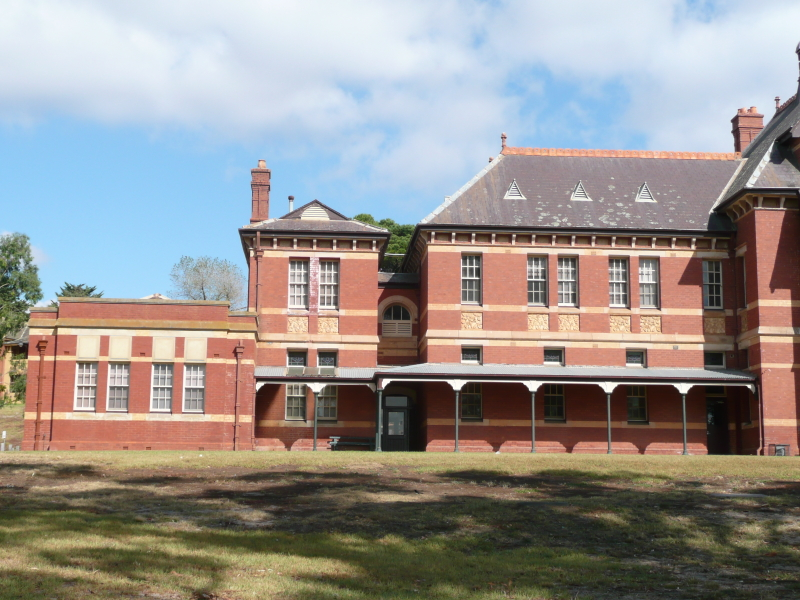
#> input picture advanced_vision_algorithms/corner_detection/data/budynek1.jpg, 800 x 600 px
$ python harris.py   (older library calls are emulated)
#> lines starting #> are read from the running program, lines starting #| are printed output that depends on the picture
import cv2
import numpy as np
import matplotlib.pyplot as plt


def localMaxima(I, min_value):
    result = []
    global_max = np.max(I)
    min_value = min_value * global_max
    for i in range(1, I.shape[0]):
        for j in range(1, I.shape[1]):
            neighbors = I[i-1:i+2, j-1:j+2]
            if (np.max(neighbors) == I[i, j]):
                if(I[i][j] > min_value):
                    result.append((j, i))
    return result


def H(I, size_sobel, size_gauss, sigma_gauss):
    sobel_x = cv2.Sobel(I, cv2.CV_32F, 1, 0, ksize=size_sobel)
    sobel_y = cv2.Sobel(I, cv2.CV_32F, 0, 1, ksize=size_sobel)

    I_xx = sobel_x * sobel_x
    I_yy = sobel_y * sobel_y
    I_xy = sobel_x * sobel_y

    size_gauss_tuple = (size_gauss, size_gauss)
    I_xx = cv2.GaussianBlur(I_xx, size_gauss_tuple, sigma_gauss)
    I_yy = cv2.GaussianBlur(I_yy, size_gauss_tuple, sigma_gauss)
    I_xy = cv2.GaussianBlur(I_xy, size_gauss_tuple, sigma_gauss)

    det_M = I_xx * I_yy - I_xy * I_xy
    tr_M = I_xx + I_yy

    k = 0.05
    H = det_M - k * tr_M * tr_M
    max_loc = localMaxima(H, 0.001)

    return H

b1 = cv2.imread('data/budynek1.jpg')
#> b1 is the input picture: shape (600, 800, 3); mean B, G, R 142.7, 146.1, 151
b1 = cv2.cvtColor(b1, cv2.COLOR_BGR2GRAY)
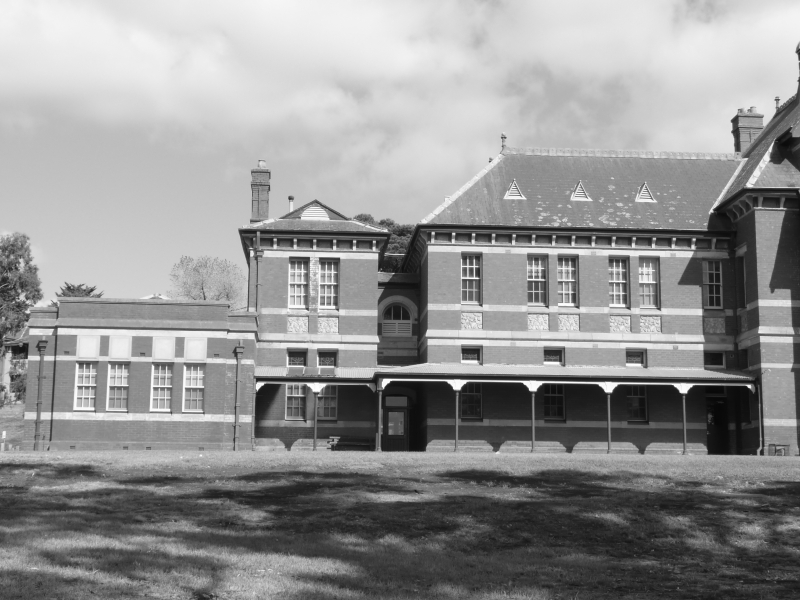
#> b1: shape (600, 800); min 8, max 254, mean 147.2

b2 = cv2.imread('data/budynek2.jpg')
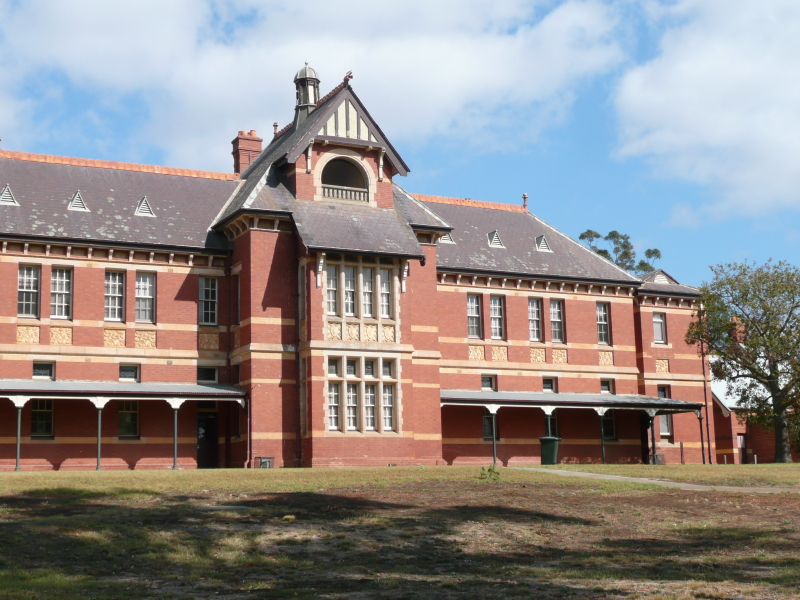
#> input picture advanced_vision_algorithms/corner_detection/data/budynek2.jpg, 800 x 600 px
#> b2 is the input picture: shape (600, 800, 3); mean B, G, R 138.5, 139.8, 145.8
b2 = cv2.cvtColor(b2, cv2.COLOR_BGR2GRAY)
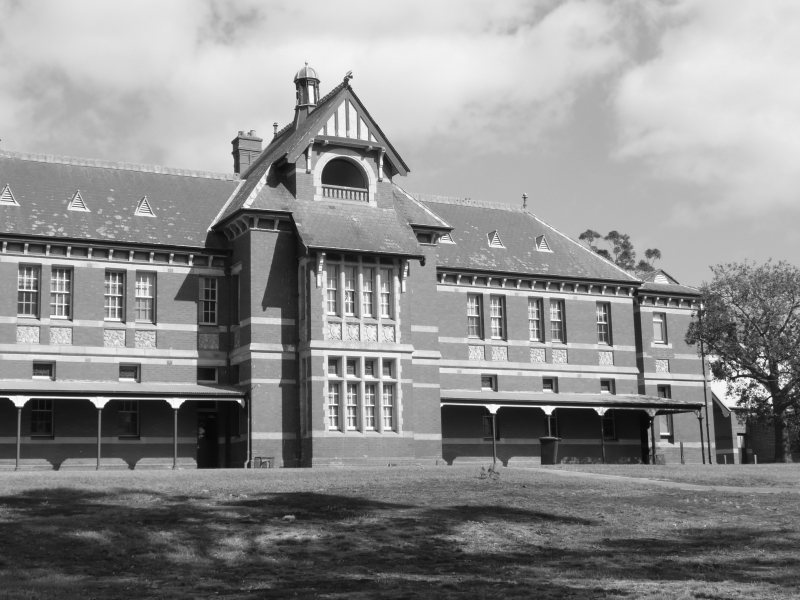
#> b2: shape (600, 800); min 7, max 254, mean 141.5

f1 = cv2.imread('data/fontanna1.jpg')
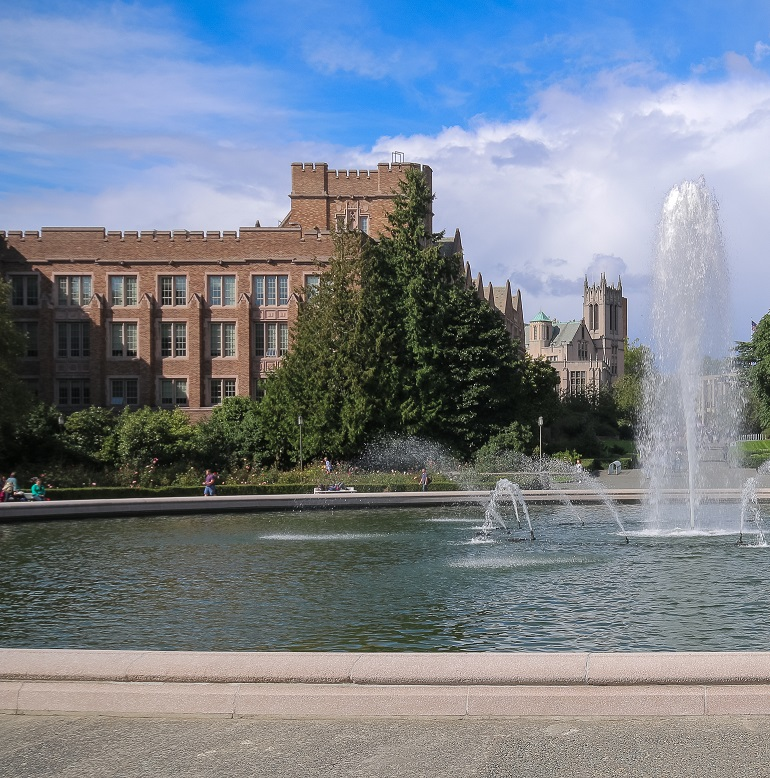
#> input picture advanced_vision_algorithms/corner_detection/data/fontanna1.jpg, 770 x 778 px
#> f1 is the input picture: shape (778, 770, 3); mean B, G, R 141.2, 129.7, 121
f1 = cv2.cvtColor(f1, cv2.COLOR_BGR2GRAY)
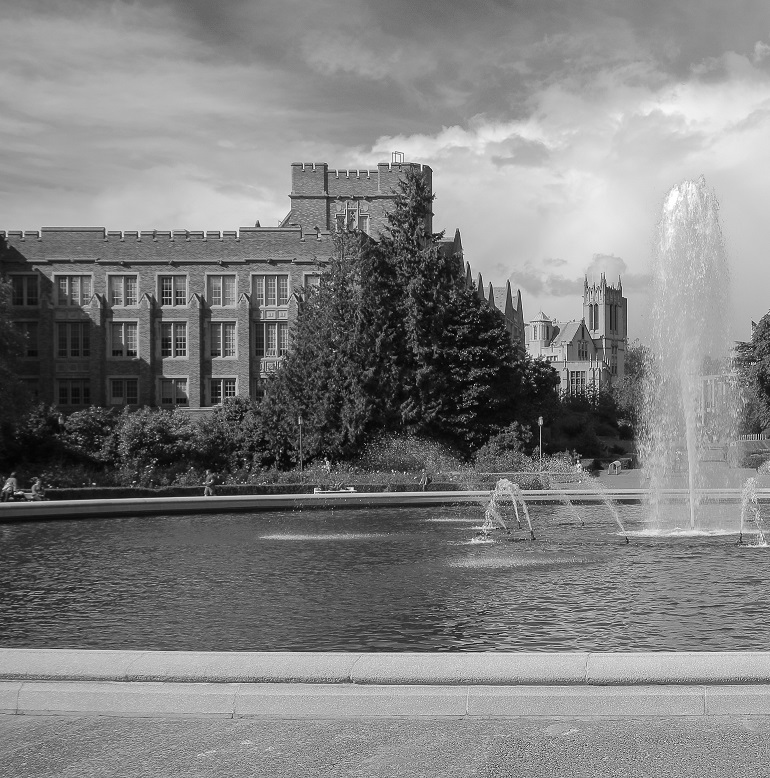
#> f1: shape (778, 770); min 0, max 255, mean 128.4

f2 = cv2.imread('data/fontanna2.jpg')
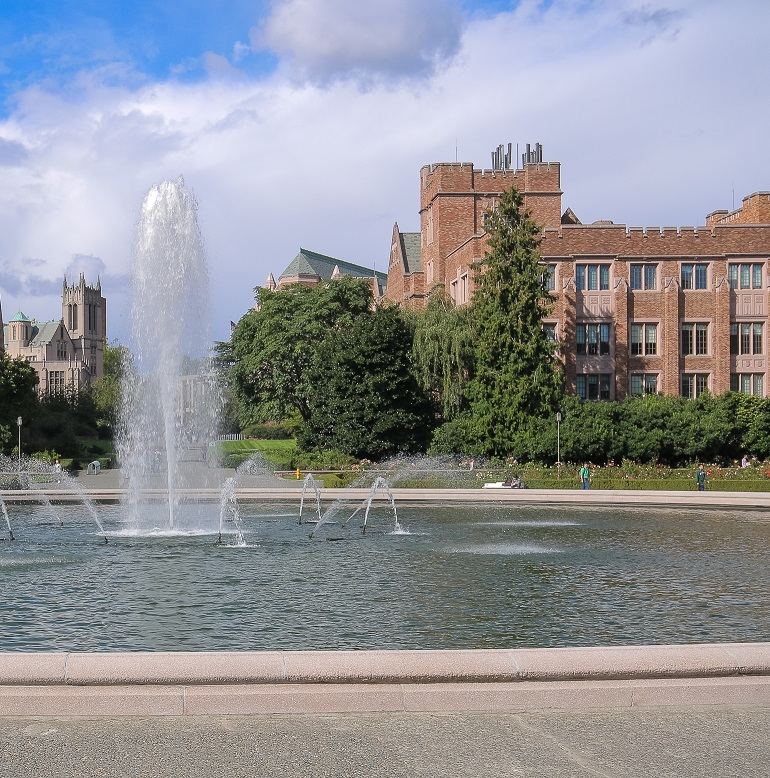
#> input picture advanced_vision_algorithms/corner_detection/data/fontanna2.jpg, 770 x 778 px
#> f2 is the input picture: shape (778, 770, 3); mean B, G, R 149.5, 145.2, 143.9
f2 = cv2.cvtColor(f2, cv2.COLOR_BGR2GRAY)
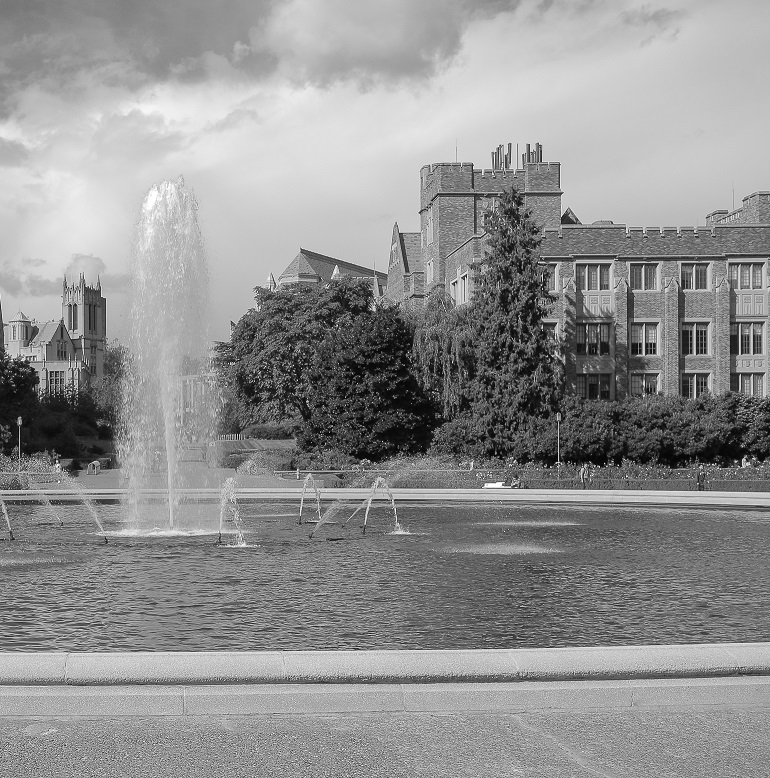
#> f2: shape (778, 770); min 0, max 255, mean 145.3

fp = cv2.imread('data/fontanna_pow.jpg')
#> (the run stopped early here; a loop or call above may not have finished)
